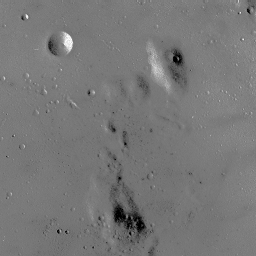
#> input picture MP3/moon.bmp, 256 x 256 px, found by its file name
$ python MP3.py
#> lines starting #> are read from the running program, lines starting #| are printed output that depends on the picture
#> in main, image is the input picture: shape (256, 256, 3); min 0, max 255, mean 119.7
import cv2
import matplotlib.pyplot as plt
import numpy as np

def HistoEqualization(image):
    histogram = np.zeros(256)
    for i in range(image.shape[0]):
        for j in range(image.shape[1]):
            histogram[image[i][j]]+=1
    for i in range(len(histogram)):
        histogram[i] /= 65536

    cdf_m = histogram.cumsum()
#> cdf_m = 256 values from 0.00151 to 1

    cdf = (cdf_m - cdf_m.min())*255/(cdf_m.max()-cdf_m.min())
#> cdf = 256 values from 0 to 255
    cdf = cdf.astype('uint8')
    img2 = cdf[image]
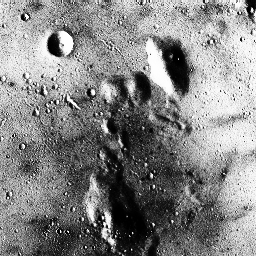
#> img2: shape (256, 256); min 0, max 255, mean 133.1

    print(img2)
#> (printed output is left out)

    histogram2 = np.zeros(256)
    for i in range(img2.shape[0]):
        for j in range(img2.shape[1]):
            histogram2[img2[i][j]]+=1
    for i in range(len(histogram2)):
        histogram2[i] /= 65536

    return img2

def lighting_correction_linear(image):
    img = np.zeros([image.shape[0], image.shape[1]])
    A = np.ones([image.shape[0],3])
    for j in range(image.shape[0]):
        A[j][0] = j
        A[j][1] = j

    intensity = np.zeros(image.shape[0])
#> intensity = 256 values from 0 to 0
    mean_intensity = np.mean(image)
#> mean_intensity = 133.1

    for i in range(image.shape[0]):
        intensity[i] = image[i][i]/256
#> after the loop, intensity = 256 values, max 0.988 at index 93, min 0.00391 at index 50, mean 0.471

    res = np.dot(np.linalg.pinv(A), intensity)
#> res = [-0.000563, -0.000563, 0.614]

    for i in range(image.shape[0]):
        for j in range(image.shape[1]):
            img[i][j] = image[i][j] - (res[0] * i + res[1] * j + res[2]) * 255 + mean_intensity
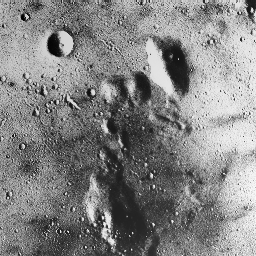
#> img: shape (256, 256) float64; min -17.85, max 297.9, mean 146.1; drawn with min black and max white

    img = np.clip(img, 0, 255).astype(np.uint8)
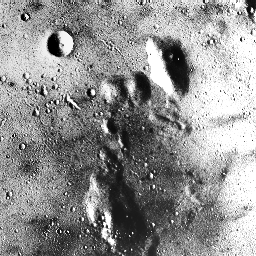
#> img: shape (256, 256); min 0, max 255, mean 144.8
    return img

def lighting_correction_quadratic(image):
    img = np.zeros([image.shape[0], image.shape[1]])
    A = np.ones([image.shape[1],6])
    for j in range(image.shape[1]):
        A[j][0] = j * j
        A[j][1] = j * j
        A[j][2] = j * j
        A[j][3] = j
        A[j][4] = j

    intensity = np.zeros(image.shape[0])
#> intensity = 256 values from 0 to 0
    mean_intensity = np.mean(image)
#> mean_intensity = 133.1

    for i in range(image.shape[0]):
        intensity[i] = image[i][i]/256
#> after the loop, intensity = 256 values, max 0.988 at index 93, min 0.00391 at index 50, mean 0.471

    res = np.dot(np.linalg.pinv(A), intensity)
#> res = [1.13e-05, 1.13e-05, 1.13e-05, -0.0049, -0.0049, 0.981]

    for i in range(image.shape[0]):
        for j in range(image.shape[1]):
            img[i][j] = image[i][j] - (res[0] * i*i + res[1] * j*j + res[2] * j*i + res[3]*i + res[4]*j + res[5]) * 255 + mean_intensity
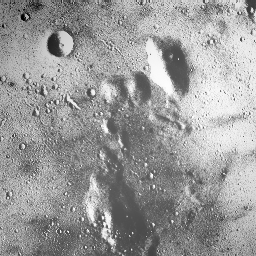
#> img: shape (256, 256) float64; min -70.87, max 311.7, mean 161.9; drawn with min black and max white

    img = np.clip(img, 0, 255).astype(np.uint8)
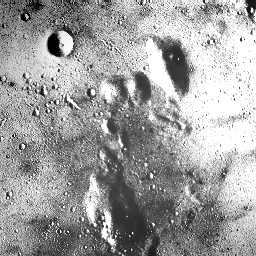
#> img: shape (256, 256); min 0, max 255, mean 158.8
    return img

def main():

    # Load the image
    image = cv2.imread('/home/jihai/MSAI495/MP3/moon.bmp')

    # Convert the image to grayscale
    gray_image = cv2.cvtColor(image, cv2.COLOR_BGR2GRAY)

    img_euqalized = HistoEqualization(gray_image)
    # print(img_euqalized)

    linear_fit = lighting_correction_linear(img_euqalized)

    quadratic_fit = lighting_correction_quadratic(img_euqalized)

    # Plot the histogram
    plt.subplot(2, 2, 1)
    plt.imshow(gray_image, cmap='gray')
    plt.title('Original Image')
    plt.subplot(2, 2, 2)
    plt.imshow(img_euqalized, cmap='gray')
    plt.title('Equalized Image')
    plt.subplot(2, 2, 3)
    plt.imshow(linear_fit, cmap='gray')
    plt.title('Lighting correction - linear')
    plt.subplot(2, 2, 4)
    plt.imshow(quadratic_fit, cmap='gray')
    plt.title('Lighting correction - quadratic')

    plt.show()

if __name__=='__main__':
    main()
